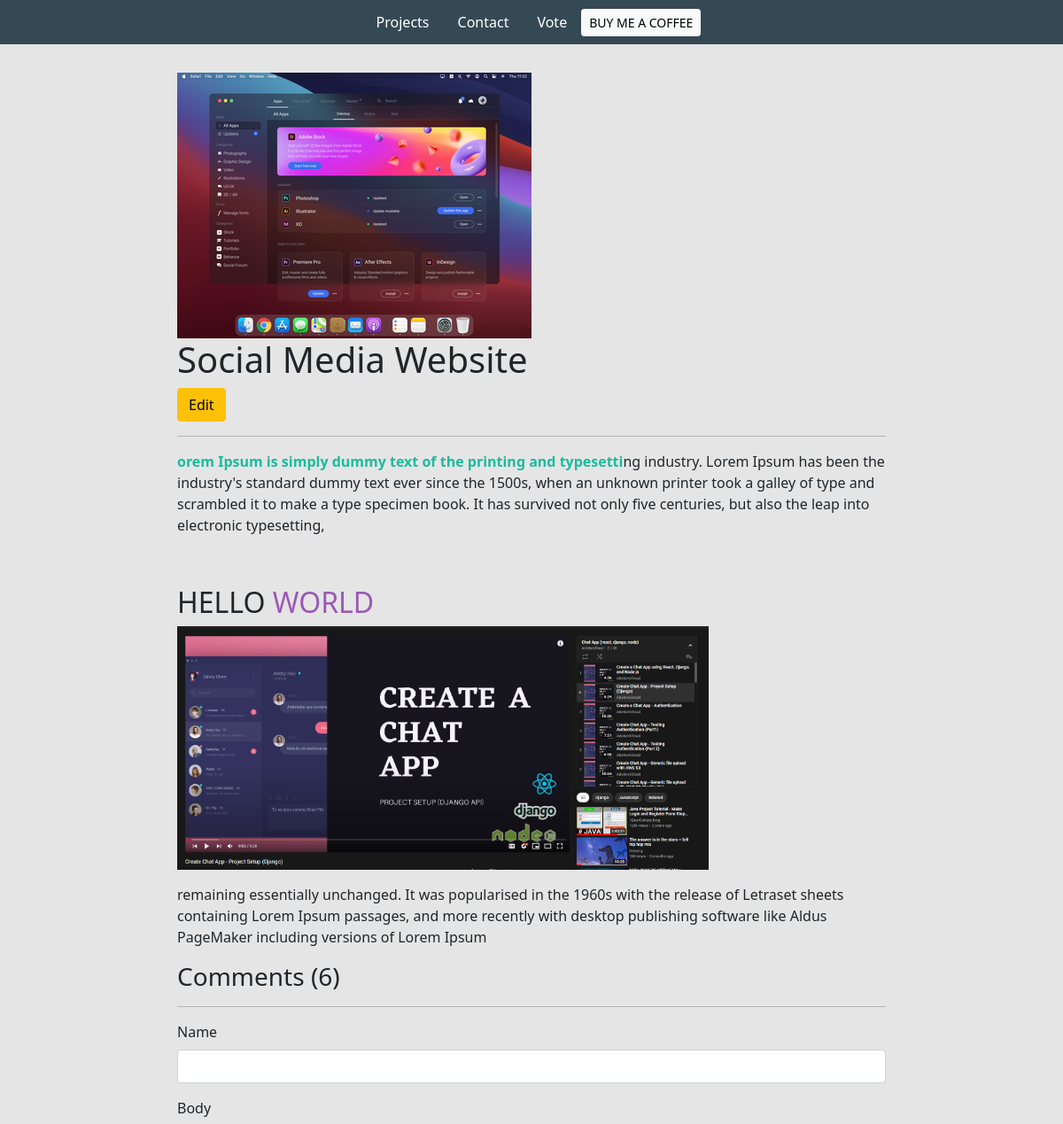
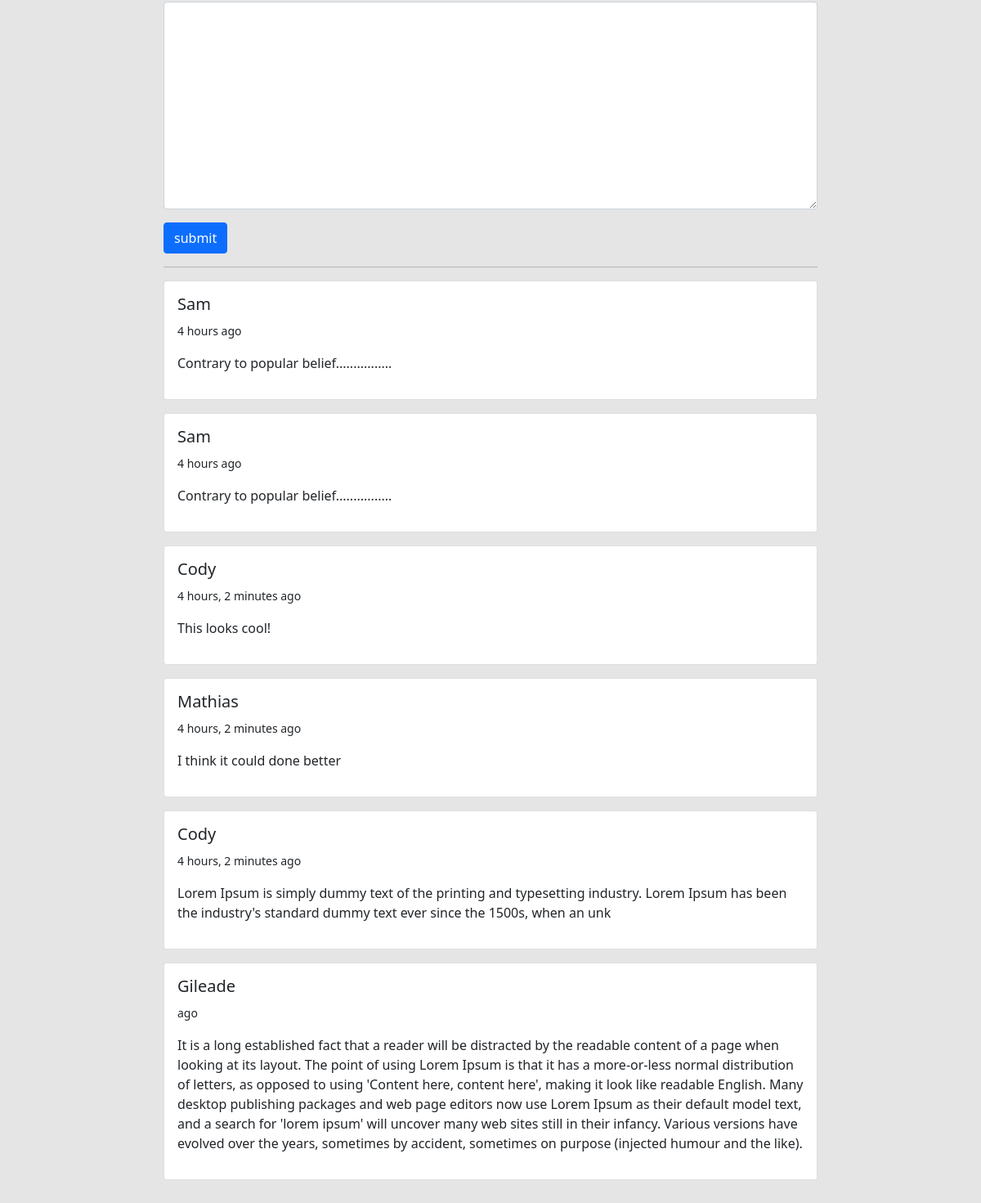
/project/9f175001-c7e7-47c7-a572-4d70f0634627/, run on the app's committed database (2 pictures, top to bottom).
### base/models.py (models this page shows, shortened)
class Project(models.Model):
    title = models.CharField(max_length=200)
    thumbnail = models.ImageField(null=True)
    body = RichTextUploadingField()
    slug = models.SlugField(null=True, blank=True)
    created = models.DateTimeField(auto_now_add=True)
    id = models.UUIDField(default=uuid.uuid4,  unique=True,
                          primary_key=True, editable=False)

class Comment(models.Model):
    project = models.ForeignKey(Project, on_delete=models.CASCADE)
    name = models.CharField(max_length=200)
    body = models.TextField(null=True, blank=True)
    created = models.DateTimeField(auto_now_add=True, null=True)

### base/views.py (the view, shortened to what this page needs)
# urls.py: path('project/<str:pk>/', views.projectPage, name="project"),
def projectPage(request, pk):
    project = Project.objects.get(id=pk)
    count = project.comment_set.count()
    comments = project.comment_set.all().order_by('-created')
    form = CommentForm()
    context = {'project': project, 'count': count,
               'comments': comments, 'form': form}
    return render(request, 'base/project.html', context)

### base/forms.py
class CommentForm(ModelForm):
    class Meta:
        model = Comment
        fields = '__all__'
        exclude = ['project']
    def __init__(self, *args, **kwargs):
        super(CommentForm, self).__init__(*args, **kwargs)
        self.fields['name'].widget.attrs.update(
            {'class': 'form-control'})
        self.fields['body'].widget.attrs.update(
            {'class': 'form-control', })

### base/templates/base/project.html (shortened to what this page needs)
{% extends 'base/main.html' %}
{% load static %}
{% block content %}
<div class="container">
    <div class="project-container">
        <img class="project--image" src="{{project.thumbnail.url}}">
        <h1>{{project.title}}</h1>
        <a class="btn btn-warning" href="{% url 'edit-project' project.id %}">Edit</a>
        <hr>
        <p>{{project.body|safe}}</p>
        <div class="comments-container">
            <h3>Comments ({{count}})</h3>
            <hr>
            <form method="post">
                {% for field in form %}
                <div class="mb-3">
                    <label for="exampleInputPassword1" class="form-label">{{field.label}}</label>
                    {{field}}
                </div>
                {% endfor %}
                <input class="btn btn-primary" type="submit" value="submit">
            </form>
            <hr>
            {% for comment in comments %}
            <div class="card my-3">
                <div class="card-body">
                    <h5>{{comment.name}}</h5>
                    <small>{{comment.created|timesince}} ago</small>
                    <p class=" my-3">{{comment.body}}</p>
                </div>
            </div>
            {% endfor %}
        </div>
    </div>
</div>
{% endblock content %}

### static/styles/main.css (style rules this page uses)
body { background-color: #E5E5E5; }
.project--image { max-width: 800px; }

### base/templates/base/project.html (style rules this page uses)
.project-container { max-width: 800px; margin: 0 auto; margin-top: 2em; margin-bottom: 2em; }

### data on the page
Project: thumbnail (picture), title "Social Media Website", body "orem Ipsum is simply dummy text of the printing and typesetti ng industry. Lorem Ipsum has been the industry's standard dummy text ever since the 1500s, when an unknown printer took a galley of type and scrambled it to make a type specimen book. It has survived not only five centuries, but also the leap into electronic typesetting, HELLO WORLD remaining essentially unchanged. It was popularised in the 1960s with the release of Letraset sheets containing Lorem Ipsum passages, and more recently with desktop publishing software like Aldus PageMaker including versions of Lorem Ipsum", body (picture)
Comment: name "Sam", created "4 hours", body "Contrary to popular belief................"
Comment: name "Sam", created "4 hours", body "Contrary to popular belief................"
Comment: name "Cody", created "4 hours, 2 minutes", body "This looks cool!"
Comment: name "Mathias", created "4 hours, 2 minutes", body "I think it could done better"
Comment: name "Cody", created "4 hours, 2 minutes", body "Lorem Ipsum is simply dummy text of the printing and typesetting industry. Lorem Ipsum has been the industry's standard dummy text ever since the 1500s, when an unk"
Comment: name "Gileade", body "It is a long established fact that a reader will be distracted by the readable content of a page when looking at its layout. The point of using Lorem Ipsum is that it has a more-or-less normal distribution of letters, as opposed to using 'Content here, content here', making it look like readable English. Many desktop publishing packages and web page editors now use Lorem Ipsum as their default model text, and a search for 'lorem ipsum' will uncover many web sites still in their infancy. Various versions have evolved over the years, sometimes by accident, sometimes on purpose (injected humour and the like)."

### other printed values
{{ count }} "6"
{{ field.label }} "Name" "Body"
